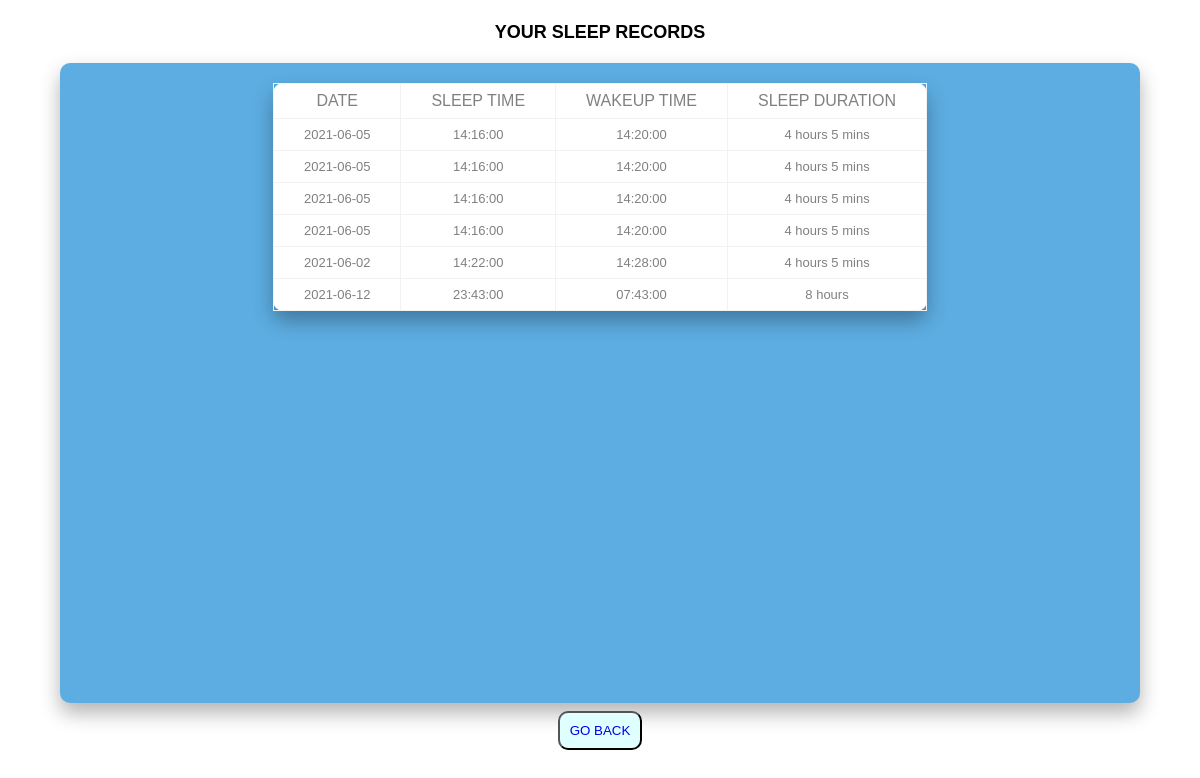
Page /viewrecords.php (signed in) on the committed database.
### tables this page shows
CREATE TABLE `kiran` (
  `ID` int(11) NOT NULL,
  `DATE_` date DEFAULT NULL,
  `SLEEP_TIME` time DEFAULT NULL,
  `WAKEUP_TIME` time DEFAULT NULL,
  `SLEEP_DURATION` varchar(255) DEFAULT NULL
);

### viewrecords.php (the view, shortened to what this page needs)
<!DOCTYPE html>
<html lang="en">
<head>
    <link rel="stylesheet" href="display.css">
</head>
<body>
   <div class="main-div">
        <h1>YOUR SLEEP RECORDS</h1>
        <div class="center-div">
            <div class="table-responsive">
              <table>
                  <thead>
                      <tr>
                          <th>DATE</th>
                          <th>SLEEP TIME</th>
                          <th>WAKEUP TIME</th>
                          <th>SLEEP DURATION</th>
                      </tr>
                  </thead>
                  <tbody>
                    <?php
include 'config.php';
$tablename=$_SESSION['username'];
$selectquery = "SELECT * FROM $tablename;";
$query = mysqli_query($conn,$selectquery);
while($res = mysqli_fetch_array($query))
{
?>
<tr>
                         <td><?php echo $res[1]; ?></td>
                         <td><?php echo $res[2]; ?></td>
                         <td><?php echo $res[3]; ?></td>
                         <td><?php echo $res[4]; ?></td>
                      </tr>
<?php
}
?>
                  </tbody>
              </table>
            </div>
        </div>
        <button id="new_entry_button" type="button" style="color:black; background-color: lightcyan; margin: 8px; padding:10px; border-radius: 10px;"><a href="welcome.php" style="text-decoration: none;">GO BACK</a></button>
    </div>
</body>
</html>

### display.css (style rules this page uses)
* { margin:0; padding:0; box-sizing: border-box; font-family:'Lucida Sans', 'Lucida Sans Regular', 'Lucida Grande', 'Lucida Sans Unicode', Geneva, Verdana, sans-serif; }
.main-div { width:100%; height:100vh; display:flex; flex-direction: column; justify-content: center; align-items: center; }
.center-div { width:90%; height:80vh; background-color: #5dade2; padding:20px 0 0 0; box-shadow: 0 10px 20px 0 rgba(0,0,0,0.3); border-radius:10px; }
h1 { font-size:18px; color:#000; text-align: center; margin-top: -20px; margin-bottom: 20px; }
table { border-collapse: collapse; background-color: #fff; box-shadow: 0 10px 20px 0 rgba(0,0,0,0.3); border-radius:10px; margin:auto; }
th,td { border:1px solid #f2f2f2; padding:8px 30px; text-align: center; color: grey; }
th { text-transform: uppercase; font-weight: 500; }
td { font-size: 13px; }

### rows in the picture
kiran: DATE_ "2021-06-05", SLEEP_TIME "14:16:00", WAKEUP_TIME "14:20:00", SLEEP_DURATION "4 hours 5 mins"
kiran: DATE_ "2021-06-05", SLEEP_TIME "14:16:00", WAKEUP_TIME "14:20:00", SLEEP_DURATION "4 hours 5 mins"
kiran: DATE_ "2021-06-05", SLEEP_TIME "14:16:00", WAKEUP_TIME "14:20:00", SLEEP_DURATION "4 hours 5 mins"
kiran: DATE_ "2021-06-05", SLEEP_TIME "14:16:00", WAKEUP_TIME "14:20:00", SLEEP_DURATION "4 hours 5 mins"
kiran: DATE_ "2021-06-02", SLEEP_TIME "14:22:00", WAKEUP_TIME "14:28:00", SLEEP_DURATION "4 hours 5 mins"
kiran: DATE_ "2021-06-12", SLEEP_TIME "23:43:00", WAKEUP_TIME "07:43:00", SLEEP_DURATION "8 hours"
